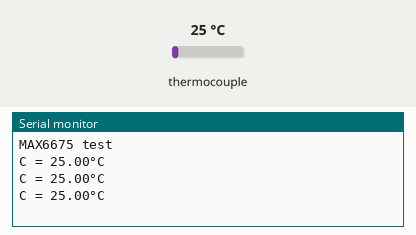
Bench run of a sketch on a simulated Arduino Uno, built with avr-gcc and run on an emulated ATmega328P. Parts: the last lines printed to the serial monitor. The test bench sets the inputs (shaded band); at power-on: thermocouple 25 °C.

Above: at 1.7 s.
1.8 s: thermocouple set to 6 °C
At 2.4 s:
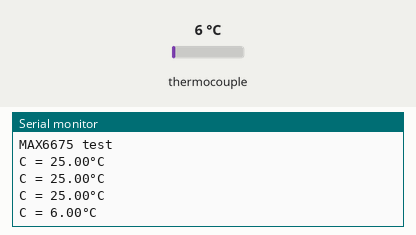
3.3 s: thermocouple set to 75 °C
At 3.9 s:
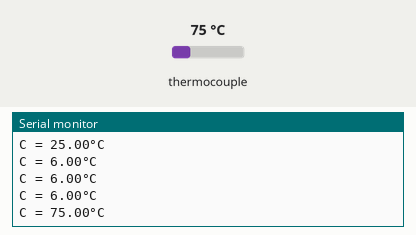
Timing chart, 0 to 6.3 s (numbered marks = the images above; inputs shaded):
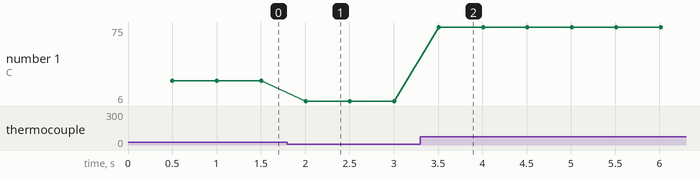

The sketch:

thermo.ino
```cpp
#include "max6675.h" // library by Adafruit
//#include <LiquidCrystal_I2C.h> // Uncomment if you want to use a LCD

// Pin MAX6675
int thermoDO  = 50;  // MISO
int thermoCS  = 5;   // CS
int thermoCLK = 52;  // SCK

MAX6675 thermocouple(thermoCLK, thermoCS, thermoDO);

// LCD
//LiquidCrystal_I2C lcd(0x27, 16, 2); // Alamat 0x27, 16x2 LCD

void setup() {
  Serial.begin(9600);
  Serial.println("MAX6675 test");
  delay(500); // tunggu sensor stabil

  // Inisialisasi LCD
  //lcd.init();
  //lcd.backlight();
  //lcd.setCursor(0, 0);
  //lcd.print("MAX6675 Ready");
  //delay(1000);
  //lcd.clear();
}

void loop() {
  // Baca suhu
  float tempC = thermocouple.readCelsius();

  // Serial Monitor
  Serial.print("C = ");
  Serial.print(tempC, 2);
  Serial.println("°C");

  // LCD
  //lcd.setCursor(0, 0);
  //lcd.print("Temp: ");
  //lcd.print(tempC, 2);
  //lcd.print("°C   ");

  delay(500); // minimal 250ms agar MAX6675 update
}
```

Measured:
- after the input at 1.8 s, the serial monitor: prints a new line after 0.20 s (image 1)
- after the input at 3.3 s, the serial monitor: prints a new line after 0.21 s (image 2)
- plotted number 1: 25 → 6 after the input at 1.8 s, 6 → 75 after the input at 3.3 s
